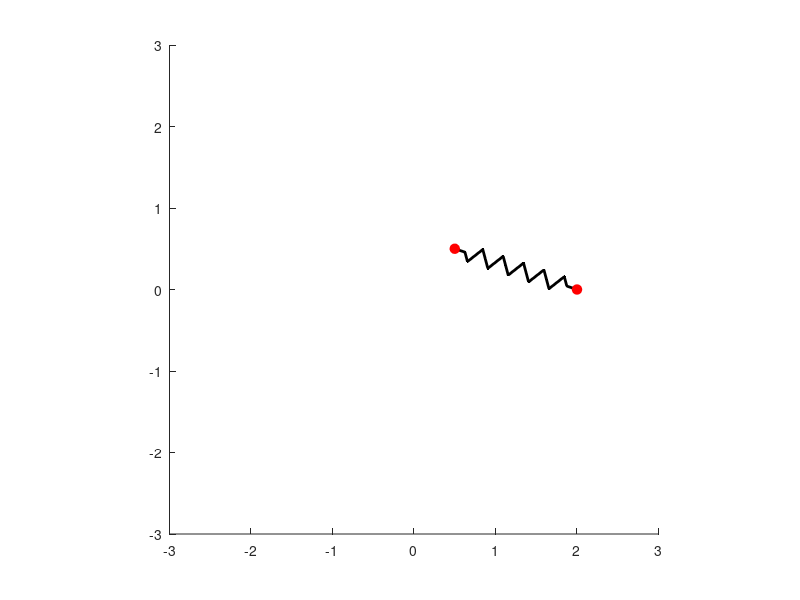

This figure's MATLAB source:
% Plots spring
% 
% INPUTS:
% num_zigs: number of zig zags in spring drawing
% w: width of the spring drawing
% P1: Location of the first end of the spring
% P2: Location of the second end of the spring
% theta_step: step size for theta list
function spring_plotting()
num_zigs = 5;
w = .1;
hold on;
spring_plot_struct = initialize_spring_plot(num_zigs,w);
axis equal; axis square;
axis([-3,3,-3,3]);
for theta=linspace(0,6*pi,1000)
P1 = [.5;.5];
P2 = 2*[cos(theta);sin(theta)];
update_spring_plot(spring_plot_struct,P1,P2)
drawnow;
end
end
% function spring_plotting(num_zigs, w, theta_step, P1, P2)
%     hold on;
%     spring_plot_struct = initialize_spring_plot(num_zigs,w);
%     axis equal; axis square;
%     axis([-3,3,-3,3]);
%     for theta=linspace(0,theta_step,1000)
%         update_spring_plot(spring_plot_struct,P1,P2)
%         drawnow;
%     end
% end

%updates spring plotting object so that spring is plotted
%with ends located at points P1 and P2
function update_spring_plot(spring_plot_struct,P1,P2)
    dP = P2-P1;
    R = [dP(1),-dP(2)/norm(dP);dP(2),dP(1)/norm(dP)];
    plot_pts = R*spring_plot_struct.zig_zag;
    set(spring_plot_struct.line_plot,...
    'xdata',plot_pts(1,:)+P1(1),...
    'ydata',plot_pts(2,:)+P1(2));
    set(spring_plot_struct.point_plot,...
    'xdata',[P1(1),P2(1)],...
    'ydata',[P1(2),P2(2)]);
end

%create a struct containing plotting info for a single spring
%INPUTS:
%num_zigs: number of zig zags in spring drawing
%w: width of the spring drawing
function spring_plot_struct = initialize_spring_plot(num_zigs,w)
    spring_plot_struct = struct();
    zig_ending = [.25,.75,1; ...
    -1,1,0];
    zig_zag = zeros(2,3+3*num_zigs);
    zig_zag(:,1) = [-.5;0];
    zig_zag(:,end) = [num_zigs+.5;0];
    for n = 0:(num_zigs-1)
        zig_zag(:,(3+3*n):2+3*(n+1)) = zig_ending + [n,n,n;0,0,0];
    end
    zig_zag(1,:)=(zig_zag(1,:)-zig_zag(1,1))/(zig_zag(1,end)-zig_zag(1,1));
    zig_zag(2,:)=zig_zag(2,:)*w;
    spring_plot_struct.zig_zag = zig_zag;
    spring_plot_struct.line_plot = plot(0,0,'k','linewidth',2);
    spring_plot_struct.point_plot = plot(0,0,'ro','markerfacecolor','r','markersize',7);
end
